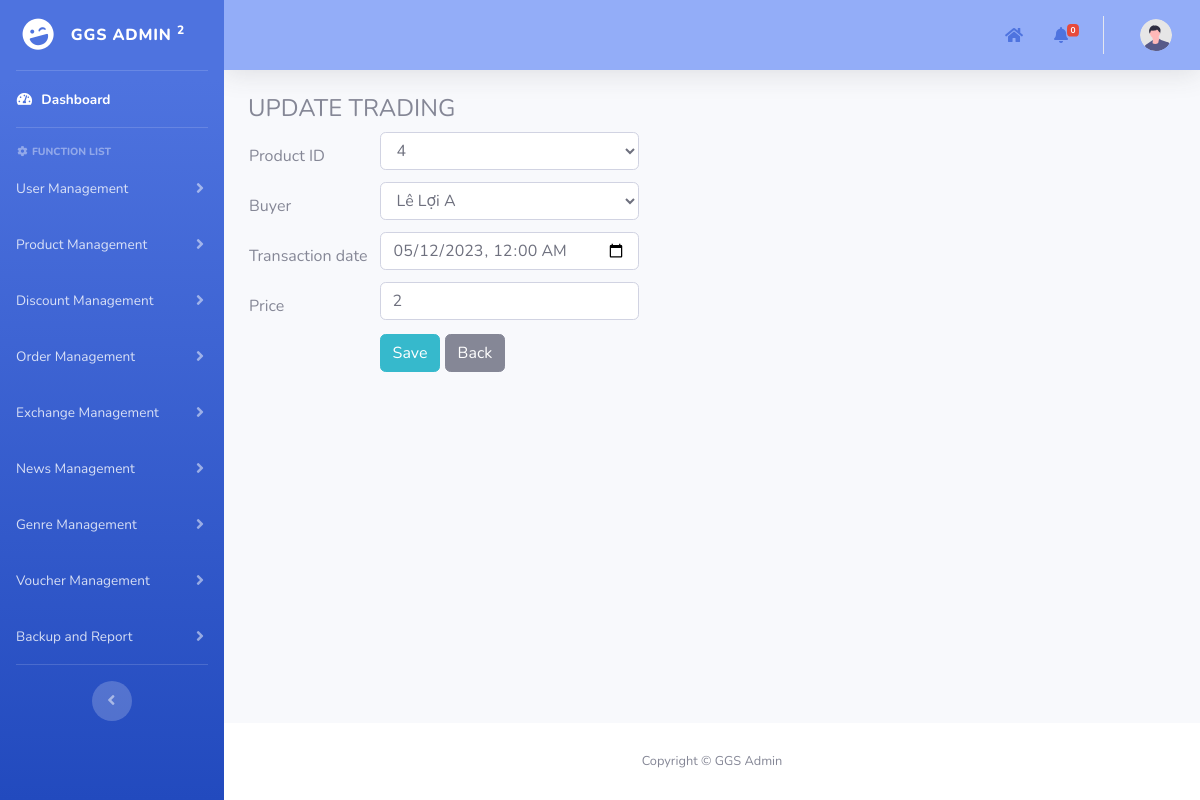
Before: /admin/pages/exchangeManagement/update_trading.php?id=2 with the older database file.
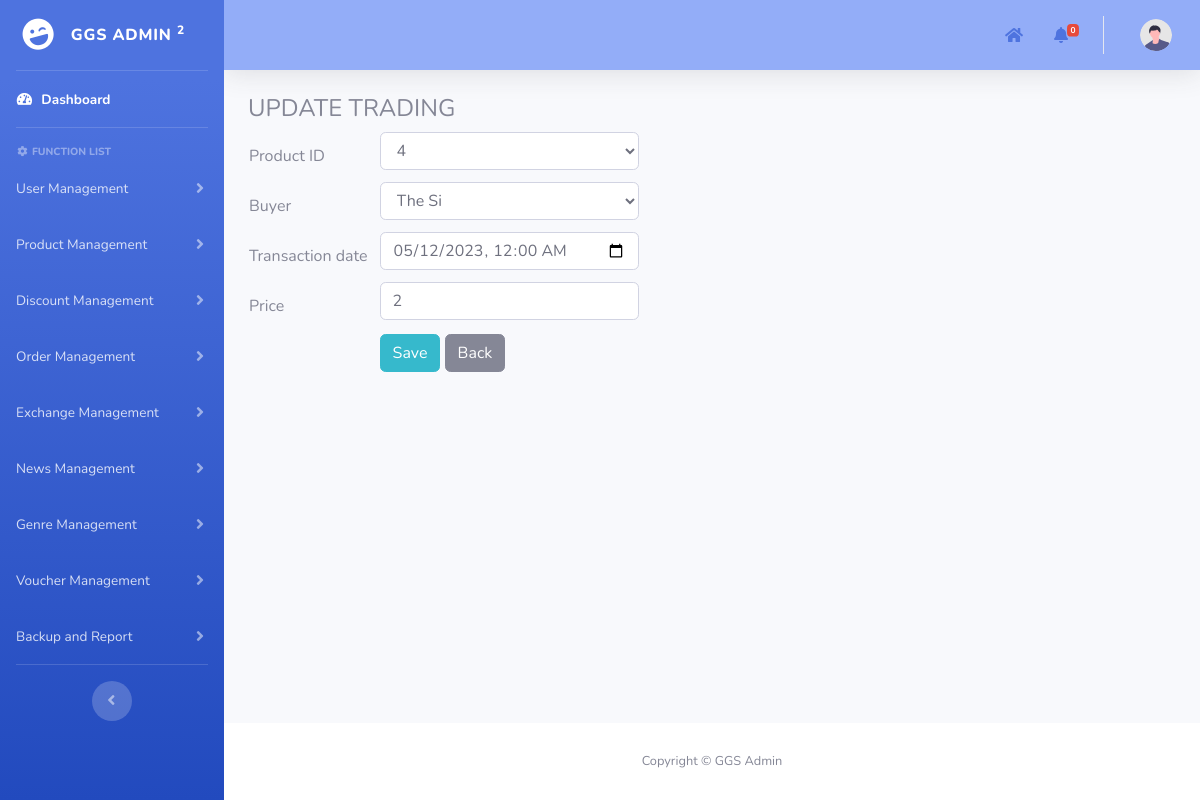
After: the same page with the newer database file.
### tables this page shows
CREATE TABLE `tradings_history` (
  `id` int(11) NOT NULL AUTO_INCREMENT,
  `buyer_id` int(11) NOT NULL,
  `product_id` int(11) NOT NULL,
  `price` int(11) NOT NULL,
  `transaction_date` datetime NOT NULL,
  PRIMARY KEY (`id`),
  KEY `tradings_history_ibfk_2` (`buyer_id`),
  KEY `tradings_history_ibfk_3` (`product_id`),
  CONSTRAINT `tradings_history_ibfk_2` FOREIGN KEY (`buyer_id`) REFERENCES `users` (`id`) ON DELETE CASCADE ON UPDATE CASCADE,
  CONSTRAINT `tradings_history_ibfk_3` FOREIGN KEY (`product_id`) REFERENCES `purchased_products` (`id`) ON DELETE CASCADE ON UPDATE CASCADE
);

CREATE TABLE `users` (
  `id` int(11) NOT NULL AUTO_INCREMENT,
  `username` varchar(50) NOT NULL,
  `password` varchar(100) NOT NULL,
  `role` enum('user','manufacturer','developer') NOT NULL,
  `full_name` varchar(60) NOT NULL,
  `phone_number` varchar(10) NOT NULL,
  `email` varchar(100) NOT NULL,
  `Gcoin` int(11) NOT NULL DEFAULT 0,
  `locked_until` date DEFAULT NULL,
  `login_attempts` int(11) NOT NULL,
  `lastest_login` date NOT NULL DEFAULT '1900-01-01',
  PRIMARY KEY (`id`)
);

### admin/pages/add_template.php (called while the page is built, shortened)
<?php
include("../template/template.php");
?>

### admin/pages/exchangeManagement/update_trading.php (the view, shortened to what this page needs)
<?php
include("../add_template.php");
function main()
{
    include("../../../mod/database_connection.php");
    $id = $_GET['id'];
    $sql_dID = "SELECT * FROM tradings_history WHERE id = $id";
    $result_dID = $conn->query($sql_dID);
    $row_dID = $result_dID->fetch_assoc();
    $old_product_id = $row_dID['product_id'];
    $buyer_id = $row_dID['buyer_id'];
    $price = $row_dID['price'];
    $transaction_date = $row_dID['transaction_date'];
?>
    <div class="container-fluid">
        <form name="frmAddUser" method="post">
            <h4 class="ico_mug">
                UPDATE TRADING
            </h4>
            <table>
                <tr>
                    <td>
                        Product ID
                    </td>
                    <td>
                        <select name="new_product_id" aria-controls="dataTable" class="form-control input-left">
                            <option value="<?php echo $old_product_id; ?>">
                                <?php echo $old_product_id; ?>
                            </option>
                        </select>
                    </td>
                </tr>
                <tr>
                    <td>
                        Buyer
                    </td>
                    <td>
                        <select name="buyer_id" id="buyer_id" aria-controls="dataTable" class="form-control input-left">
                            <?php
                            $sql_user = "SELECT * FROM users WHERE role = 'user'";
                            $result_user = $conn->query($sql_user);
                            while ($row_user = $result_user->fetch_assoc()) { ?>
                                <option value="<?php echo $row_user["id"]; ?>" <?= ($row_user["id"] == $buyer_id) ? 'selected' : '' ?>>
                                    <?= $row_user["full_name"]; ?>
                                </option>
                            <?php } ?>
                        </select>
                    </td>
                </tr>
                <tr>
                    <td>
                        Transaction date
                    </td>
                    <td>
                        <input type="datetime-local" value="<?= $transaction_date ?>" class="form-control input-left" name="transaction_date">
                    </td>
                </tr>
                <tr>
                    <td>
                        Price
                    </td>
                    <td>
                        <input type="number" value="<?= $price ?>" class="form-control input-left" name="price">
                    </td>
                </tr>
                <tr>
                    <td></td>
                    <td id="error" class="error"></td>
                </tr>
                <tr>
                    <td></td>
                    <td>
                        <input type="button" class="btn btn-info input-left" name="btnSave" value="Save" onClick="save()">
                        <input type="button" class="btn btn-secondary" style=" margin-bottom: 10px;" name="btnBack" value="Back" onClick="goback()">
                    </td>
                </tr>
            </table>
        </form>
    </div>
<?php
}
?>

Changed rows visible on the page:
changed through a linked row, tradings_history: buyer_id "Lê Lợi A" → "The Si"
